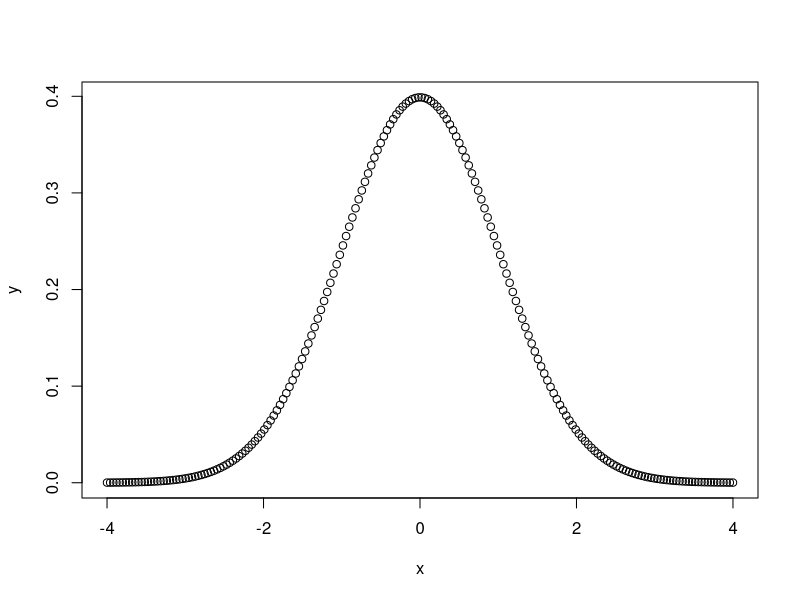

This chart was generated by the following R code:
                                                    # Normal Distribution 
                                                    
#The graph produced after plotting the value of the variable on x-axis and count of the value on y-axis is bell-shaped curve graph. 

# The graph signifies that the peak point is the mean of the data set and half of the values of data set lie on the left side 
# of the mean and other half lies on the right part of the mean telling about the distribution of the values. 

# The graph is symmetric distribution.


# dnorm(x, mean, sd)
# pnorm(x, mean, sd)
# qnorm(p, mean, sd)
# rnorm(n, mean, sd)

# Where,
# x is a vector of numbers.
# p is a vector of probabilities.
# n is number of observations(sample size).
# mean is the mean value of the sample data. It's default value is zero.
# sd is the standard deviation. It's default value is 1.
 


x<-seq(-4,4,length=200) #generating 200 values 
x

y<-dnorm(x,mean = 0,sd = 1 )
y

plot(x,y)










